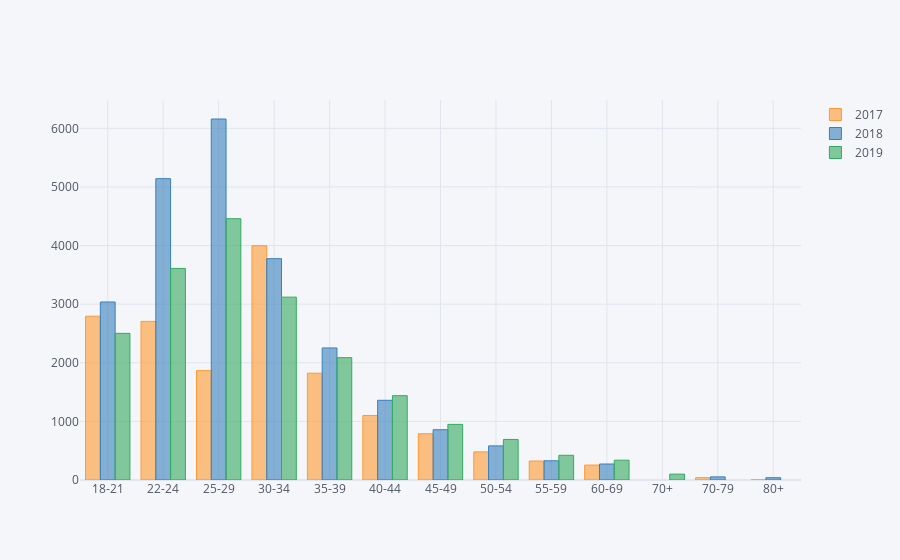

Notebook cell for this chart:
### Code cell
Age.T.iplot(kind='bar')

### Figure 1 — Plotly figure (JSON) as saved in the notebook; plotly's stock layout.template omitted (floating-point values rounded to 4 significant figures)
{"data": [{"marker": {"color": "rgba(255, 153, 51, 0.6)", "line": {"color": "rgba(255, 153, 51, 1.0)", "width": 1}}, "name": "2017", "orientation": "v", "text": "", "type": "bar", "x": ["18-21", "22-24", "25-29", "30-34", "35-39", "40-44", "45-49", "50-54", "55-59", "60-69", "70+", "70-79", "80+"], "y": [2795, 2706, 1866, 3998, 1822, 1101, 789, 480, 324, 255, "", 40, 2]}, {"marker": {"color": "rgba(55, 128, 191, 0.6)", "line": {"color": "rgba(55, 128, 191, 1.0)", "width": 1}}, "name": "2018", "orientation": "v", "text": "", "type": "bar", "x": ["18-21", "22-24", "25-29", "30-34", "35-39", "40-44", "45-49", "50-54", "55-59", "60-69", "70+", "70-79", "80+"], "y": [3037, 5141, 6159, 3776, 2253, 1360, 858, 582, 328, 273, "", 53, 39]}, {"marker": {"color": "rgba(50, 171, 96, 0.6)", "line": {"color": "rgba(50, 171, 96, 1.0)", "width": 1}}, "name": "2019", "orientation": "v", "text": "", "type": "bar", "x": ["18-21", "22-24", "25-29", "30-34", "35-39", "40-44", "45-49", "50-54", "55-59", "60-69", "70+", "70-79", "80+"], "y": [2502, 3610, 4458, 3120, 2087, 1439, 949, 692, 422, 338, 100, "", ""]}], "layout": {"legend": {"bgcolor": "#F5F6F9", "font": {"color": "#4D5663"}}, "paper_bgcolor": "#F5F6F9", "plot_bgcolor": "#F5F6F9", "title": {"font": {"color": "#4D5663"}}, "xaxis": {"gridcolor": "#E1E5ED", "showgrid": true, "tickfont": {"color": "#4D5663"}, "title": {"font": {"color": "#4D5663"}, "text": ""}, "zerolinecolor": "#E1E5ED"}, "yaxis": {"gridcolor": "#E1E5ED", "showgrid": true, "tickfont": {"color": "#4D5663"}, "title": {"font": {"color": "#4D5663"}, "text": ""}, "zerolinecolor": "#E1E5ED"}}}
